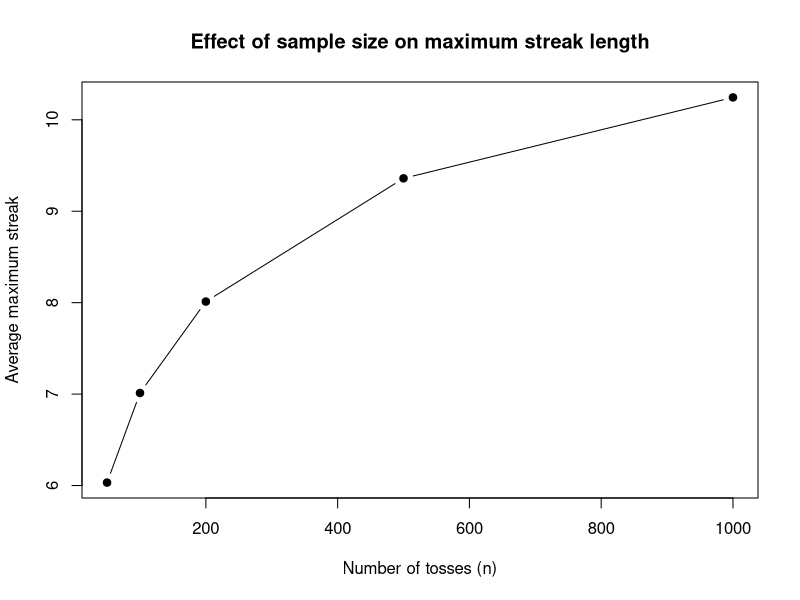
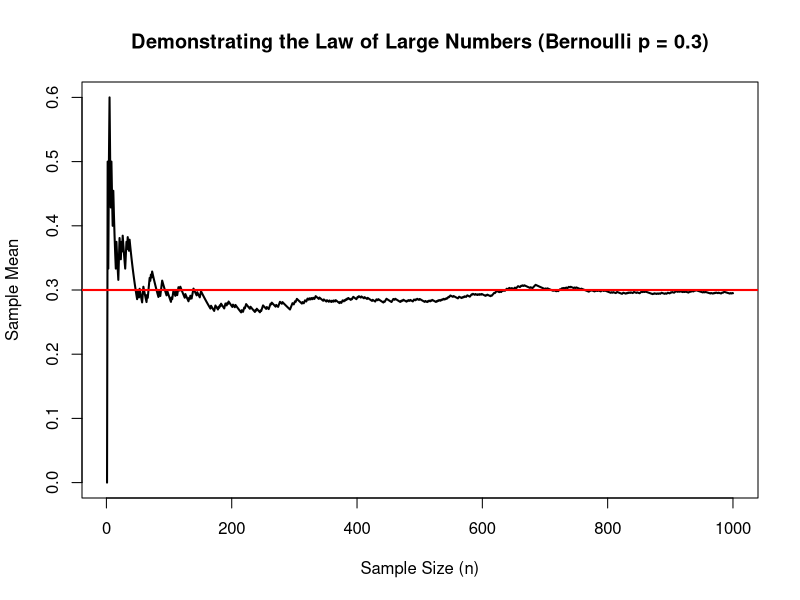
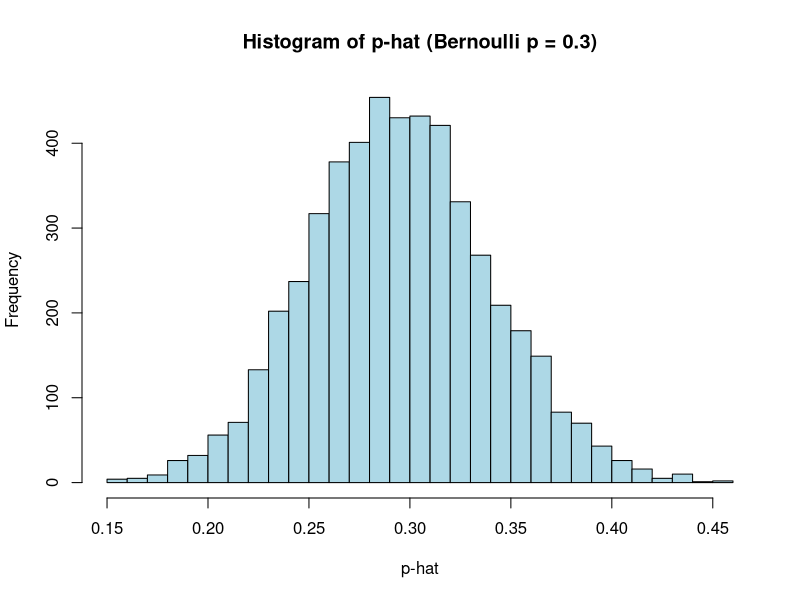

The R script that drew these images, in order:
#-----שאלה 3------
#פונקציה למציאת הרצף הארוך ביותר
max_streak <- function(x) {
  max(rle(x)$lengths)
}

#סימולציה של 1000 רצפים של 100 הטלות
simulate_streaks <- function(num_sims = 1000, n = 100) {
  streaks <- numeric(num_sims)
  
  for (i in 1:num_sims) {
    tosses <- sample(c(0,1), size = n, replace = TRUE)
    streaks[i] <- max_streak(tosses)
  }
  
  return(mean(streaks))
}

#הרצת הסימולציה עבור כמה ערכים של n 
ns <- c(50, 100, 200, 500, 1000)
avg_streaks <- numeric(length(ns))

for (i in seq_along(ns)) {
  avg_streaks[i] <- simulate_streaks(num_sims = 1000, n = ns[i])
}

#יצירת טבלת נתונים 
results <- data.frame(
  n = ns,
  average_max_streak = avg_streaks
)

print(results)

#גרף להבנת הנתונים 
plot(ns, avg_streaks, type = "b", pch = 19,
     xlab = "Number of tosses (n)",
     ylab = "Average maximum streak",
     main = "Effect of sample size on maximum streak length")

#-------שאלה 4-------

#יצירת דגימה ברנולית גדולה
set.seed(123)  
n <- 1000      
p <- 0.3     

# סימולציה של n תצפיות
x <- rbinom(n, size = 1, prob = p)

#ממוצע מצטבר
running_mean <- cumsum(x) / (1:n)

#יצירת גרף
plot(1:n, running_mean, type = "l", lwd = 2,
     xlab = "Sample Size (n)",
     ylab = "Sample Mean",
     main = "Demonstrating the Law of Large Numbers (Bernoulli p = 0.3)")
# קו הממוצע התאורטי
abline(h = p, col = "red", lwd = 2) 

#------שאלה 5 ------
set.seed(123)

p <- 0.3        
n <- 100          
num_sims <- 5000  

phat_vals <- numeric(num_sims)

for (i in 1:num_sims) {
  x <- rbinom(n, size = 1, prob = p)
  phat_vals[i] <- mean(x)
}

# היסטוגרמה
hist(phat_vals, breaks = 30,
     main = "Histogram of p-hat (Bernoulli p = 0.3)",
     xlab = "p-hat",
     col = "lightblue",
     border = "black")
